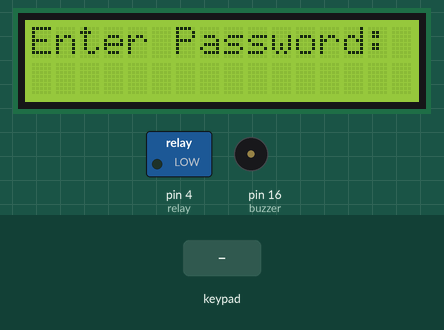
Simulated run of this sketch. Board: Arduino Uno, built with avr-gcc and run on an emulated ATmega328P. On the bench: 16×2 character LCD, switched loads named in the sketch (green lamp = pin HIGH), buzzer (waves = sounding, pin HIGH). The inputs (shaded band) are chosen by the test bench. Random numbers use the default seed unless the sketch sets one; the modem accepts every AT command (registered, SIM ready, sends succeed) and sends nothing else; what the sketch prints to the serial monitor is not drawn.

Above: at 2.7 s.
2.8 s: keypad keys 2 4 6 8 pressed 0.4 s apart
At 5.3 s:
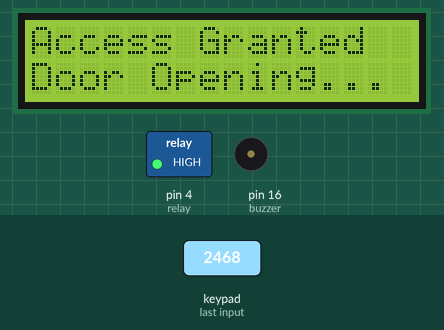
5.9 s: keypad keys 8 7 6 5 pressed 0.4 s apart
At 9.73 s:
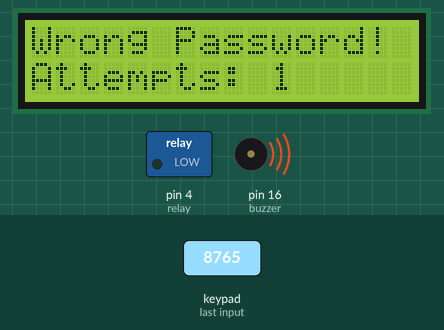
10.5 s: keypad keys 1 2 1 1 1 0 9 # pressed 0.4 s apart
At 12.83 s:
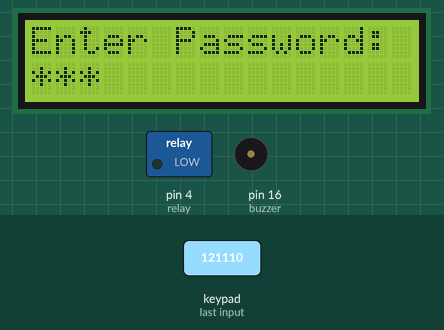
15.2 s: key 'A' pressed
18.2 s: keypad keys 2 4 6 8 # pressed 0.4 s apart
At 22.9 s:
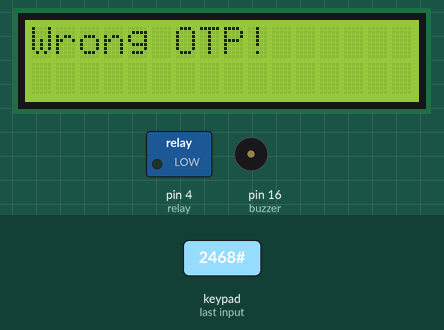
23.2 s: key 'B' pressed
At 27.0 s:
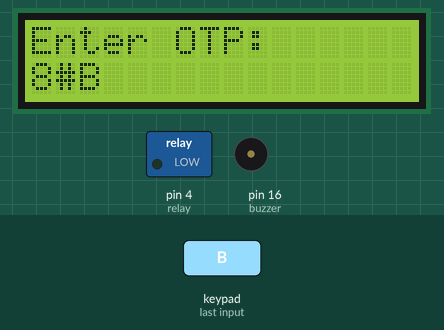
Timing chart, 0 to 27.2 s (numbered marks = the images above; inputs shaded):
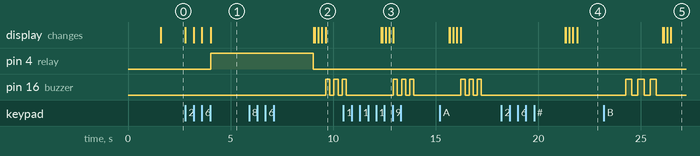

Measured:
- after the input at 2.8 s, pin 4 (relay): LOW → HIGH after 1.2 s; the display: first changes at once (image 1 shows a later state)
- after the input at 5.9 s, pin 16 (buzzer): alternates HIGH for 0.20 s and LOW for 0.20 s, starting after 3.7 s

The sketch:

Arduino_GSM_4x4keypad_3Attempt_OTP_Door_lock.ino
```cpp
#include <SoftwareSerial.h>
#include <Wire.h>
#include <LiquidCrystal_I2C.h>
#include <Keypad.h>

#define relay 4
#define buzzer 16

const byte ROWS = 4;
const byte COLS = 4;

char hexaKeys[ROWS][COLS] = {
  { '1', '2', '3', 'A' },
  { '4', '5', '6', 'B' },
  { '7', '8', '9', 'C' },
  { '*', '0', '#', 'D' }
};
byte rowPins[ROWS] = { 8, 7, 6, 5 };
byte colPins[COLS] = { 12, 11, 10, 9 };

Keypad customKeypad = Keypad(makeKeymap(hexaKeys), rowPins, colPins, ROWS, COLS);
LiquidCrystal_I2C lcd(0x27, 16, 2);
SoftwareSerial sim800l(2, 3);

// Fixed password
String correctPassword = "2468";

// OTP variables
int otp;
String otpstring = "";
int wrongPasswordAttempts = 0;
bool otpMode = false;  // switch to OTP mode after 3 wrong attempts

void setup() {
  sim800l.begin(4800);
  Serial.begin(115200);
  lcd.init();
  lcd.backlight();
  Serial.println("Welcome to SIM800L Secure Door Lock");
  sim800l.println("AT");
  updateSerial();
  pinMode(relay, OUTPUT);
  pinMode(buzzer, OUTPUT);
  digitalWrite(relay, LOW);
  digitalWrite(buzzer, LOW);
  delay(1000);

  lcd.setCursor(0, 0);
  lcd.print("Enter Password:");
}

void updateSerial() {
  delay(500);
  while (Serial.available()) {
    sim800l.write(Serial.read());
  }
  while (sim800l.available()) {
    Serial.write(sim800l.read());
  }
}

void loop() {
  if (!otpMode) {
    getPassword();
  } else {
    getOTP();
  }
}

void getPassword() {
  String enteredPass = "";
  lcd.setCursor(0, 1);
  lcd.print("                ");  // clear line
  lcd.setCursor(0, 1);

  while (enteredPass.length() < 4) {
    char key = customKeypad.getKey();
    if (key) {
      enteredPass += key;
      lcd.print("*");  // hide password
    }
  }

  Serial.print("Entered Password: ");
  Serial.println(enteredPass);

  if (enteredPass == correctPassword) {
    lcd.clear();
    lcd.setCursor(0, 0);
    lcd.print("Access Granted");
    lcd.setCursor(0, 1);
    lcd.print("Door Opening...");
    digitalWrite(relay, HIGH);
    delay(5000);
    digitalWrite(relay, LOW);
    wrongPasswordAttempts = 0;  // reset
    lcd.clear();
    lcd.print("Enter Password:");
  } else {
    wrongPasswordAttempts++;
    lcd.clear();
    lcd.setCursor(0, 0);
    lcd.print("Wrong Password!");
    lcd.setCursor(0, 1);
    lcd.print("Attempts: " + String(wrongPasswordAttempts));

    for (int i = 0; i < 3; i++) {
      digitalWrite(buzzer, HIGH);
      delay(200);
      digitalWrite(buzzer, LOW);
      delay(200);
    }

    delay(1500);

    if (wrongPasswordAttempts >= 3) {
      otp = random(2000, 9999);
      otpstring = String(otp);
      SendOTP_SMS();
      otpMode = true;             // switch to OTP mode
      wrongPasswordAttempts = 0;  // reset
      lcd.clear();
      lcd.setCursor(0, 0);
      lcd.print("Enter OTP:");
    } else {
      lcd.clear();
      lcd.setCursor(0, 0);
      lcd.print("Enter Password:");
    }
  }
}

void getOTP() {
  String enteredOTP = "";
  lcd.setCursor(0, 1);
  lcd.print("                ");
  lcd.setCursor(0, 1);

  while (enteredOTP.length() < 4) {
    char key = customKeypad.getKey();
    if (key) {
      enteredOTP += key;
      lcd.print(key);
    }
  }

  Serial.print("Entered OTP: ");
  Serial.println(enteredOTP);

  if (enteredOTP == otpstring) {
    lcd.clear();
    lcd.setCursor(0, 0);
    lcd.print("Access Granted");
    lcd.setCursor(0, 1);
    lcd.print("Door Opening...");
    digitalWrite(relay, HIGH);
    delay(5000);
    digitalWrite(relay, LOW);
    otpMode = false;  // reset to password mode
    lcd.clear();
    lcd.setCursor(0, 0);
    lcd.print("Enter Password:");
  } else {
    lcd.clear();
    lcd.setCursor(0, 0);
    lcd.print("Wrong OTP!");
    SendWrongOTP_SMS();

    for (int i = 0; i < 3; i++) {
      digitalWrite(buzzer, HIGH);
      delay(300);
      digitalWrite(buzzer, LOW);
      delay(300);
    }

    lcd.clear();
    lcd.setCursor(0, 0);
    lcd.print("Enter OTP:");
  }
}

void SendOTP_SMS() {
  Serial.println("Sending OTP SMS...");
  sim800l.print("AT+CMGF=1\r");
  delay(200);
  sim800l.print("AT+CMGS=\"+9188305848xx\"\r");  // change phone number
  delay(500);
  sim800l.print("Your OTP is " + otpstring + ". Use it to unlock the door.");
  delay(500);
  sim800l.write(26);
  delay(1000);
  Serial.println("OTP Sent.");
}

void SendWrongOTP_SMS() {
  Serial.println("Sending Wrong OTP Alert...");
  sim800l.print("AT+CMGF=1\r");
  delay(200);
  sim800l.print("AT+CMGS=\"+9188305848xx\"\r");
  delay(500);
  sim800l.print("ALERT! Someone entered a wrong OTP at your door lock.");
  delay(500);
  sim800l.write(26);
  delay(1000);
  Serial.println("Wrong OTP Alert Sent.");
}
```
